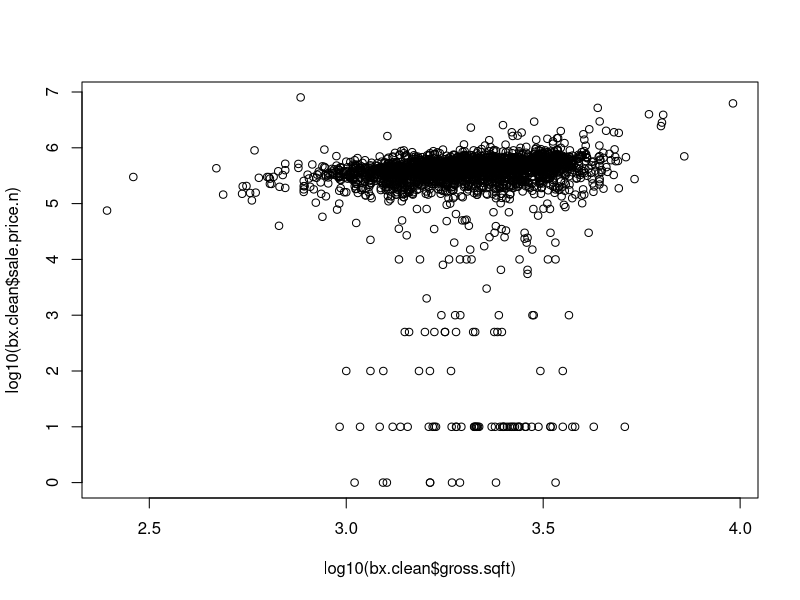

R code for this plot:
bx.clean <- read.csv("data/bronx_rollingsales_homes_clean.csv",header=TRUE)
summary(bx.clean)
plot(log10(bx.clean$gross.sqft),log10(bx.clean$sale.price.n))
